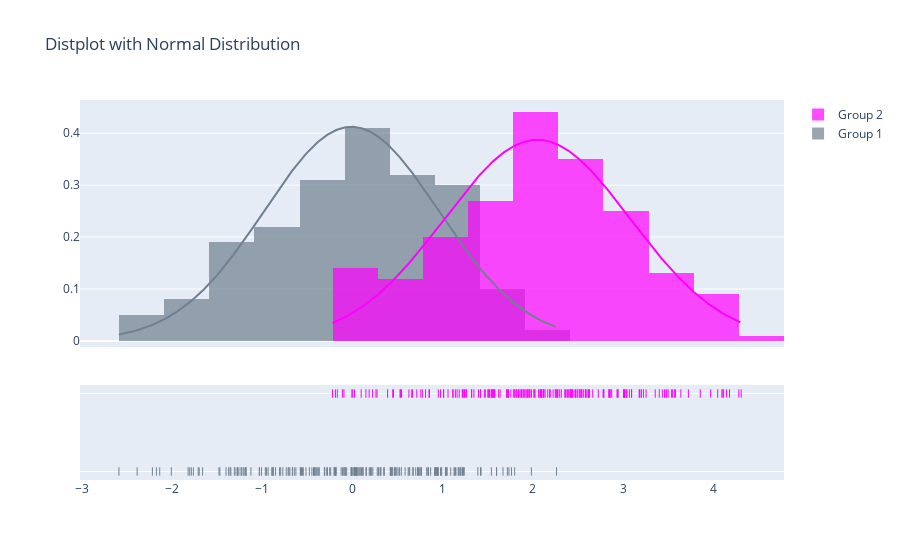

This figure's notebook cell:
### Markdown cell above
## Plot Normal Curve

### Code cell
x1 = np.random.randn(200)
x2 = np.random.randn(200) + 2

group_labels = ["Group 1", "Group 2"]

colors = ["slategray", "magenta"]

# Create distplot with curve_type set to 'normal'
fig = ff.create_distplot(
    [x1, x2],
    group_labels,
    bin_size=0.5,
    curve_type="normal",  # override default 'kde'
    colors=colors,
)

# Add title
fig.update_layout(title_text="Distplot with Normal Distribution")
fig.show()

### Figure 1 — Plotly figure (JSON) as saved in the notebook; plotly's stock layout.template omitted (floating-point values rounded to 4 significant figures; data arrays with more than 128 entries replaced by an {"elided": "..."} marker saying what was removed)
{"data": [{"autobinx": false, "histnorm": "probability density", "legendgroup": "Group 1", "marker": {"color": "slategray"}, "name": "Group 1", "opacity": 0.7, "type": "histogram", "x": {"elided": "200 float values"}, "xaxis": "x", "xbins": {"end": 2.261, "size": 0.5, "start": -2.585}, "yaxis": "y"}, {"autobinx": false, "histnorm": "probability density", "legendgroup": "Group 2", "marker": {"color": "magenta"}, "name": "Group 2", "opacity": 0.7, "type": "histogram", "x": {"elided": "200 float values"}, "xaxis": "x", "xbins": {"end": 4.306, "size": 0.5, "start": -0.2197}, "yaxis": "y"}, {"legendgroup": "Group 1", "marker": {"color": "slategray"}, "mode": "lines", "name": "Group 1", "showlegend": false, "type": "scatter", "x": {"elided": "500 float values"}, "xaxis": "x", "y": {"elided": "500 float values"}, "yaxis": "y"}, {"legendgroup": "Group 2", "marker": {"color": "magenta"}, "mode": "lines", "name": "Group 2", "showlegend": false, "type": "scatter", "x": {"elided": "500 float values"}, "xaxis": "x", "y": {"elided": "500 float values"}, "yaxis": "y"}, {"legendgroup": "Group 1", "marker": {"color": "slategray", "symbol": "line-ns-open"}, "mode": "markers", "name": "Group 1", "showlegend": false, "type": "scatter", "x": {"elided": "200 float values"}, "xaxis": "x", "y": {"elided": "200 str values"}, "yaxis": "y2"}, {"legendgroup": "Group 2", "marker": {"color": "magenta", "symbol": "line-ns-open"}, "mode": "markers", "name": "Group 2", "showlegend": false, "type": "scatter", "x": {"elided": "200 float values"}, "xaxis": "x", "y": {"elided": "200 str values"}, "yaxis": "y2"}], "layout": {"barmode": "overlay", "hovermode": "closest", "legend": {"traceorder": "reversed"}, "title": {"text": "Distplot with Normal Distribution"}, "xaxis": {"anchor": "y2", "domain": [0, 1], "zeroline": false}, "yaxis": {"anchor": "free", "domain": [0.35, 1], "position": 0}, "yaxis2": {"anchor": "x", "domain": [0, 0.25], "dtick": 1, "showticklabels": false}}}
